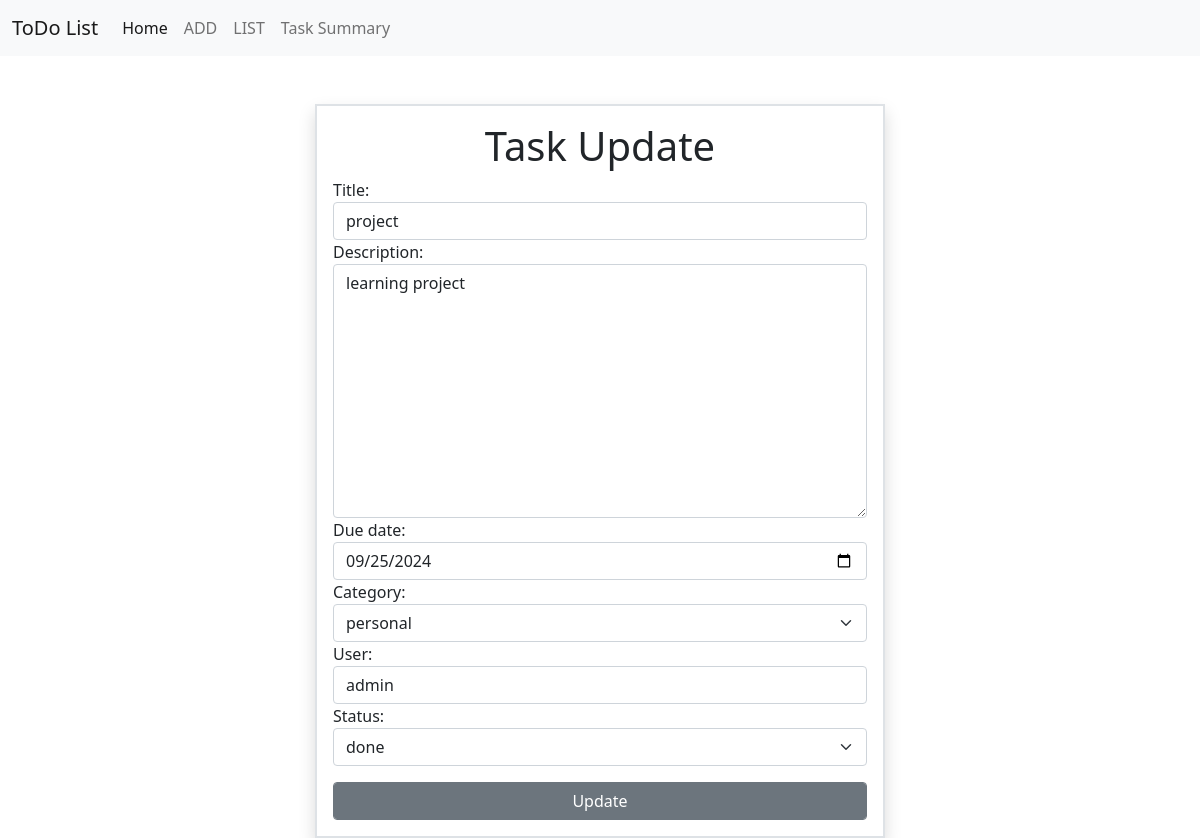
Page /tasks/1/change/ on the committed database.
### notes/models.py (models this page shows, shortened)
class Task(models.Model):
     title=models.CharField(max_length=200)
     description=models.TextField()
     created_date=models.DateTimeField(auto_now_add=True)
     due_date=models.DateTimeField(null=True)
     category_choices=(
        ("personal","personal"),
        ("business","business")
    )
     category=models.CharField(max_length=200,choices=category_choices,default="personal")
     status_choices=(
        ("pending","pending"),
        ("in-progress","in-progress"),
        ("done","done")
    )
     status=models.CharField(max_length=200,choices=status_choices,default="pending")
     updated_date=models.DateTimeField(auto_now=True)
     user=models.CharField(max_length=200)

### notes/views.py (the view, shortened to what this page needs)
# urls.py: path('tasks/<int:pk>/change/',views.TaskUpdateView.as_view(),name='task-update'),
class TaskUpdateView(View):
    def get(self,request,*args,**kwargs):
        id=kwargs.get("pk")
        task_obj=Task.objects.get(id=id)
        form_instance=TaskForm(instance=task_obj)
        form_instance.fields['status']=forms.ChoiceField(choices=Task.status_choices,widget=forms.Select(attrs={'class':'form-control form-select'}),initial=task_obj.status)
        return render(request,'taskedit.html',{'form':form_instance})

### notes/forms.py
class TaskForm(forms.ModelForm):
    class Meta:
        model=Task
        exclude=("created_date","status",'updated_date')
        widgets={
            "title":forms.TextInput(attrs={'class':'form-control'}),
            "description":forms.Textarea(attrs={'class':'form-control'}),
            "due_date":forms.DateInput(attrs={'class':'form-control',"type":"date"}),
            "category":forms.Select(attrs={'class':'form-control form-select'}),
            "user":forms.TextInput(attrs={'class':'form-control'})
        }

### notes/templates/taskedit.html (shortened to what this page needs)
{%extends 'base.html'%}
{%block main_block%}
<div class="container mt-5">
    <div class="row">
        <div class="col-3"></div>
        <div class="col-6 shadow border border-2 p-3">
            <form action="" method="post">
                <h1 class="text-center">Task Update</h1>
                {{form}}
                <button type="submit" class="btn form-control btn-secondary mt-3">Update</button>
            </form>
        </div>
        <div class="col-3"></div>
    </div>
</div>
{%endblock%}

### rows in the picture
Task: title "project", description "learning project", due_date "09/25/2024", category "personal", user "admin", status "done"
